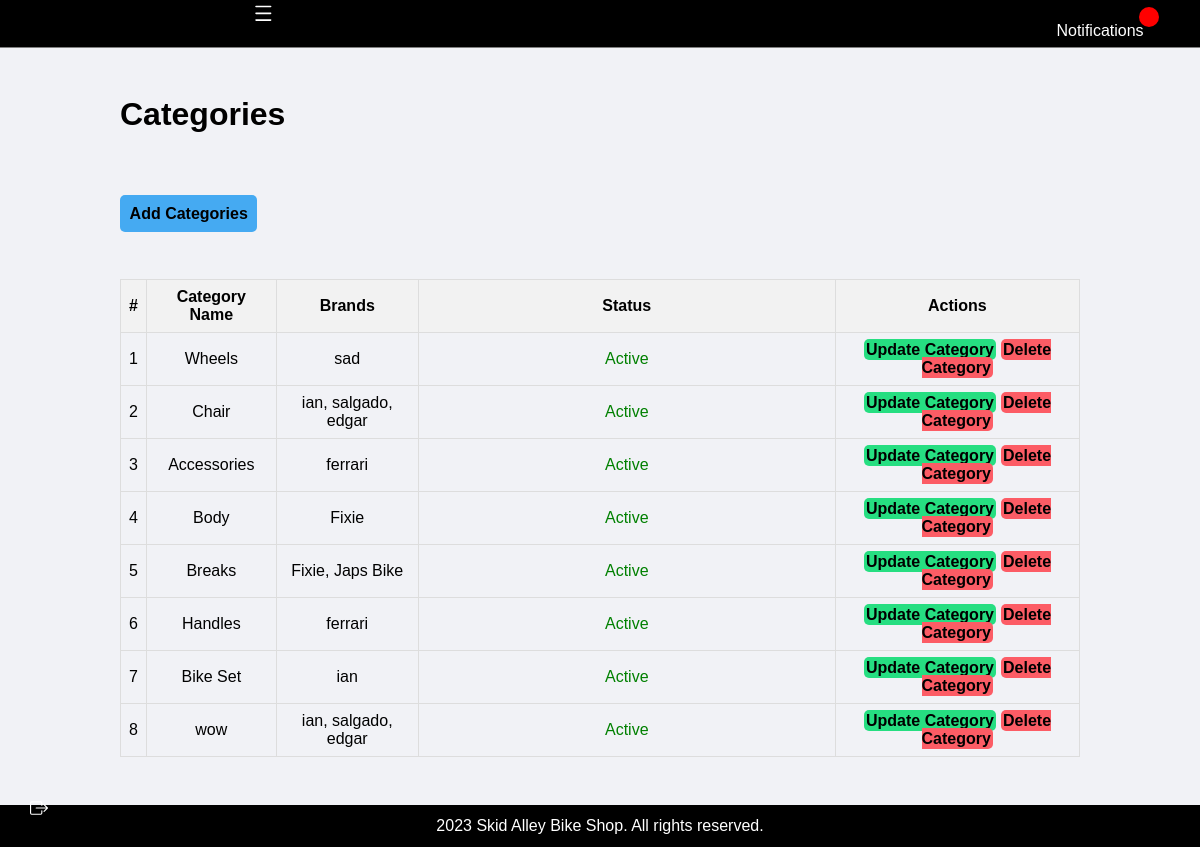
/admin/categories.php (signed in), run on an earlier commit of the app's database.
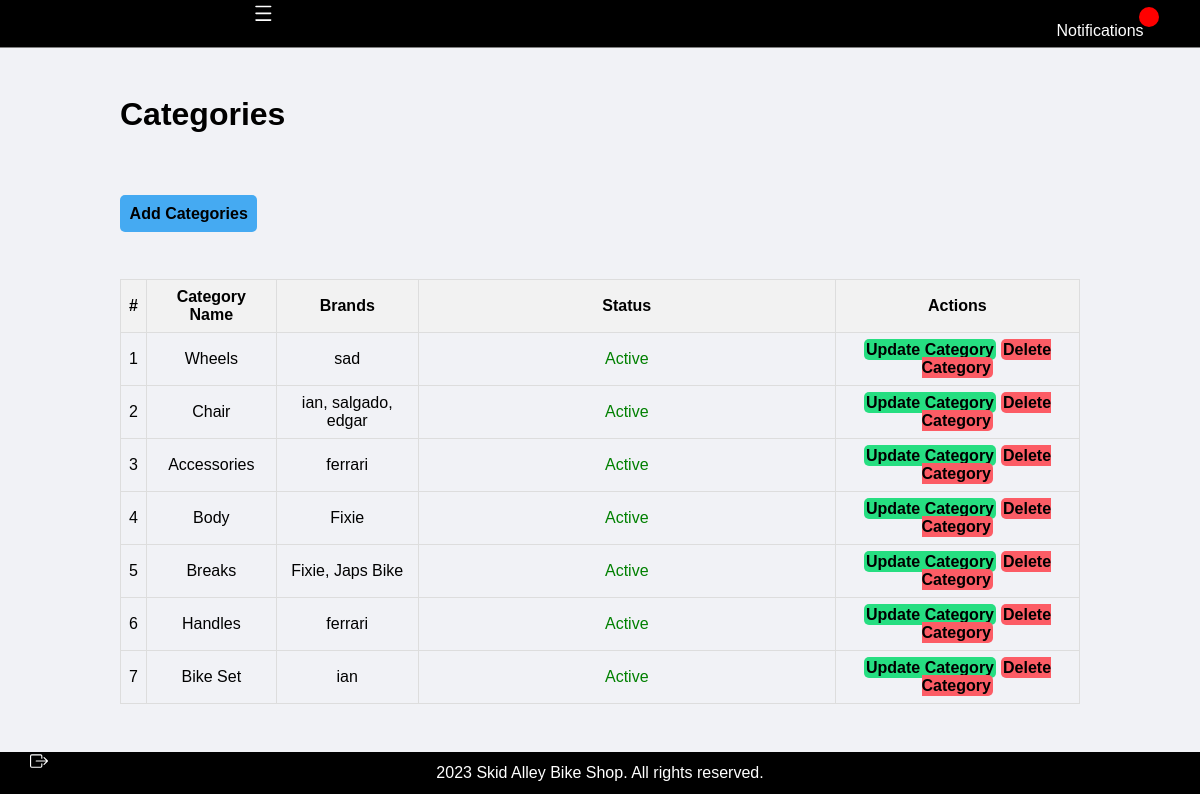
And on a later commit of the database.
### tables this page shows
CREATE TABLE `categories` (
  `id` int(30) NOT NULL,
  `category` varchar(250) NOT NULL,
  `description` varchar(250) NOT NULL,
  `status` tinyint(1) NOT NULL DEFAULT 1,
  `delete_flag` tinyint(1) NOT NULL
);

### admin/categories.php (the view, shortened to what this page needs)
<?php include('partials/menu.php'); ?>
<div class="main-content">
    <div class="wrapper">
        <h1>Categories</h1>
        <br /><br />
        <br><br>
        <a href="<?php echo SITEURL; ?>admin/add-categories.php" class="btn-primary">Add Categories</a>
        <br /><br /><br />
        <table class="tbl-full">
        <tr>
            <th>#</th>
            <th>Category Name</th>
            <th>Brands</th>
            <th>Status</th>
            <th>Actions</th>
        </tr>
        <?php
        $sql = "SELECT * FROM categories";
        $res = mysqli_query($conn, $sql);
        $count = mysqli_num_rows($res);
        $sn = 1;
        if ($count > 0) {
            while ($row = mysqli_fetch_assoc($res)) {
                $id = $row['id'];
                $title = $row['category'];
                $status = $row['status'];
                $status_display = ($status == 1) ? "Active" : "Inactive";
                ?>
                <tr>
                    <td><?php echo $sn++; ?></td>
                    <td><?php echo $title; ?></td>
                    <td>
                        <?php
                        $brands_query = "SELECT bl.name FROM brand_list bl
                                         JOIN category_brands cb ON bl.id = cb.brand_id
                                         WHERE cb.category_id = $id";
                        $brands_result = mysqli_query($conn, $brands_query);
                        if (mysqli_num_rows($brands_result) > 0) {
                            $brand_names = array();
                            while ($brand_row = mysqli_fetch_assoc($brands_result)) {
                                $brand_names[] = $brand_row['name'];
                            }
                            echo implode(", ", $brand_names);
                        } else {
                            echo "No Brands Available";
                        }
                        ?>
                    </td>
                    <td style='color: <?php echo ($status == 1) ? "green" : "red"; ?>;'><?php echo $status_display; ?></td>
                    <td>
                        <a href="<?php echo SITEURL; ?>admin/update-categories.php?id=<?php echo $id; ?>" class='btn-secondary'>Update Category</a>
                        <a href="<?php echo SITEURL; ?>admin/delete-categories.php?id=<?php echo $id; ?>" class="btn-third">Delete Category</a>
                    </td>
                </tr>
            <?php
            }
        } else {
            ?>
            <tr>
                <td colspan='4'><div class='error'>No Category Added.</div></td>
            </tr>
            <?php
        }
        ?>
    </table>
</div>
</div>
<?php include('partials/footer.php'); ?>

What changed in the data, as far as the page shows it:
removed categories: category "wow", brand_names "ian, salgado, edgar", status "Active"
